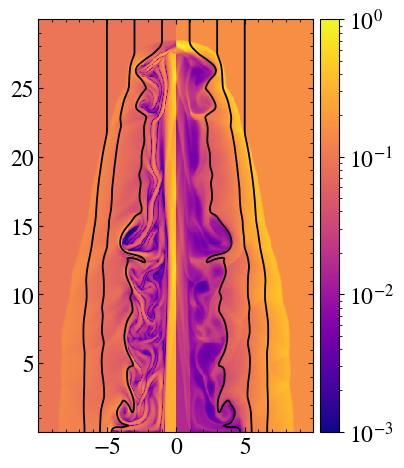

Reproduce this figure in Python.
'''
MHD Jet test (configuration 1)

This test shows...

The package "os" is loaded to create the path to the directory
$PLUTO_DIR/Test_Problems/MHD/Jet, where the MHD Jet test problem is located.

The data is loaded into a pload object D and the Image class is created. The...
'''

# Loading the relevant packages
import pyPLUTO as pp
import numpy as np
import os

# Creating the path for the data directory
plutodir = os.environ['PLUTO_DIR']
wdir     = plutodir + '/Test_Problems/MHD/Jet'

# Loading the data into a pload object D
D = pp.Load(path = wdir)

# Creating the image
I = pp.Image()

# Plotting the data
B2 = ((D.Bx1**2 + D.Bx2**2 + D.Bx3**2)/D.rho)**0.5
I.display((D.rho/D.rho.max())[:,0,:], x1 = D.x1, 
                                      x2 = D.x3, 
                                      aspect = 'equal',
                                      xrange = [-D.x1.max(), D.x1.max()], 
                                      cpos = 'right', 
                                      cscale = 'log', 
                                      vmin = 0.001)
I.display((B2/B2.max())[:,0,:], x1 = -D.x1, 
                                x2 = D.x3, 
                                aspect = 'equal', 
                                cscale = 'log', 
                                vmin = 0.001)

lines = D.find_fieldlines(D.Bx1[:,0,:], D.Bx3[:,0,:], x1 = D.x1, 
                                                      x2 = D.x3, 
                                                      x0 = [1,3,5], 
                                                      y0 = [30.0,30.0,30.0],
                                                      order = 'RK45', 
                                                      maxstep = 0.1, 
                                                      numsteps = 25000)

I.plot(lines[0][0],lines[0][1], c = 'k')
I.plot(lines[1][0],lines[1][1], c = 'k')
I.plot(lines[2][0],lines[2][1], c = 'k')

lines = D.find_fieldlines(-D.Bx1[::-1,0,:], D.Bx3[::-1,0,:], 
                                            x1 = -D.x1[::-1], 
                                            x2 = D.x3, 
                                            x0 = [-1,-3,-5], 
                                            y0 = [30.0,30.0,30.0],
                                            order = 'RK45', 
                                            maxstep = 0.1, 
                                            numsteps = 25000)

I.plot(lines[0][0],lines[0][1], c = 'k')
I.plot(lines[1][0],lines[1][1], c = 'k')
I.plot(lines[2][0],lines[2][1], c = 'k')

# Saving the image and showing the plots
I.savefig("test13_jet.png")
pp.show()
